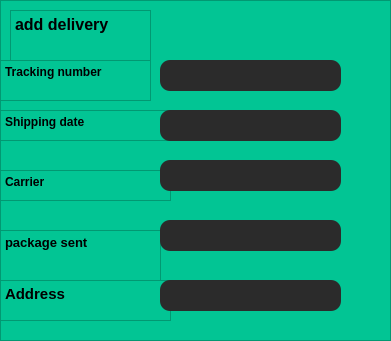
       <widget class="QFrame" name="frame_7">
        <property name="geometry">
         <rect>
          <x>850</x>
          <y>60</y>
          <width>391</width>
          <height>341</height>
         </rect>
        </property>
        <property name="styleSheet">
         <string notr="true">
background-color: rgb(2, 197, 148);</string>
        </property>
        <property name="frameShape">
         <enum>QFrame::Shape::StyledPanel</enum>
        </property>
        <property name="frameShadow">
         <enum>QFrame::Shadow::Raised</enum>
        </property>
        <widget class="QTextEdit" name="textEdit_26">
         <property name="geometry">
          <rect>
           <x>10</x>
           <y>10</y>
           <width>141</width>
           <height>61</height>
          </rect>
         </property>
         <property name="html">
          <string>&lt;!DOCTYPE HTML PUBLIC &quot;-//W3C//DTD HTML 4.0//EN&quot; &quot;http://www.w3.org/TR/REC-html40/strict.dtd&quot;&gt;
&lt;html&gt;&lt;head&gt;&lt;meta name=&quot;qrichtext&quot; content=&quot;1&quot; /&gt;&lt;meta charset=&quot;utf-8&quot; /&gt;&lt;style type=&quot;text/css&quot;&gt;
p, li { white-space: pre-wrap; }
hr { height: 1px; border-width: 0; }
li.unchecked::marker { content: &quot;\2610&quot;; }
li.checked::marker { content: &quot;\2612&quot;; }
&lt;/style&gt;&lt;/head&gt;&lt;body style=&quot; font-family:'Segoe UI'; font-size:9pt; font-weight:400; font-style:normal;&quot;&gt;
&lt;p style=&quot; margin-top:0px; margin-bottom:0px; margin-left:0px; margin-right:0px; -qt-block-indent:0; text-indent:0px;&quot;&gt;&lt;span style=&quot; font-size:12pt; font-weight:700; color:#000000;&quot;&gt;add delivery&lt;/span&gt;&lt;/p&gt;&lt;/body&gt;&lt;/html&gt;</string>
         </property>
        </widget>
        <widget class="QTextEdit" name="textEdit_27">
         <property name="geometry">
          <rect>
           <x>0</x>
           <y>230</y>
           <width>161</width>
           <height>61</height>
          </rect>
         </property>
         <property name="styleSheet">
          <string notr="true">color: rgb(0, 0, 0);</string>
         </property>
         <property name="html">
          <string>&lt;!DOCTYPE HTML PUBLIC &quot;-//W3C//DTD HTML 4.0//EN&quot; &quot;http://www.w3.org/TR/REC-html40/strict.dtd&quot;&gt;
&lt;html&gt;&lt;head&gt;&lt;meta name=&quot;qrichtext&quot; content=&quot;1&quot; /&gt;&lt;meta charset=&quot;utf-8&quot; /&gt;&lt;style type=&quot;text/css&quot;&gt;
p, li { white-space: pre-wrap; }
hr { height: 1px; border-width: 0; }
li.unchecked::marker { content: &quot;\2610&quot;; }
li.checked::marker { content: &quot;\2612&quot;; }
&lt;/style&gt;&lt;/head&gt;&lt;body style=&quot; font-family:'Segoe UI'; font-size:9pt; font-weight:400; font-style:normal;&quot;&gt;
&lt;p style=&quot; margin-top:0px; margin-bottom:0px; margin-left:0px; margin-right:0px; -qt-block-indent:0; text-indent:0px;&quot;&gt;&lt;span style=&quot; font-size:10pt; font-weight:700; color:#000000;&quot;&gt;package sent&lt;/span&gt;&lt;/p&gt;
&lt;p style=&quot;-qt-paragraph-type:empty; margin-top:0px; margin-bottom:0px; margin-left:0px; margin-right:0px; -qt-block-indent:0; text-indent:0px; font-size:10pt; font-weight:700; color:#000000;&quot;&gt;&lt;br /&gt;&lt;/p&gt;&lt;/body&gt;&lt;/html&gt;</string>
         </property>
        </widget>
        <widget class="QTextEdit" name="textEdit_28">
         <property name="geometry">
          <rect>
           <x>0</x>
           <y>170</y>
           <width>171</width>
           <height>31</height>
          </rect>
         </property>
         <property name="html">
          <string>&lt;!DOCTYPE HTML PUBLIC &quot;-//W3C//DTD HTML 4.0//EN&quot; &quot;http://www.w3.org/TR/REC-html40/strict.dtd&quot;&gt;
&lt;html&gt;&lt;head&gt;&lt;meta name=&quot;qrichtext&quot; content=&quot;1&quot; /&gt;&lt;meta charset=&quot;utf-8&quot; /&gt;&lt;style type=&quot;text/css&quot;&gt;
p, li { white-space: pre-wrap; }
hr { height: 1px; border-width: 0; }
li.unchecked::marker { content: &quot;\2610&quot;; }
li.checked::marker { content: &quot;\2612&quot;; }
&lt;/style&gt;&lt;/head&gt;&lt;body style=&quot; font-family:'Segoe UI'; font-size:9pt; font-weight:400; font-style:normal;&quot;&gt;
&lt;p style=&quot; margin-top:0px; margin-bottom:0px; margin-left:0px; margin-right:0px; -qt-block-indent:0; text-indent:0px;&quot;&gt;&lt;span style=&quot; font-weight:700; color:#000000;&quot;&gt;Carrier&lt;/span&gt;&lt;/p&gt;&lt;/body&gt;&lt;/html&gt;</string>
         </property>
        </widget>
        <widget class="QTextEdit" name="textEdit_29">
         <property name="geometry">
          <rect>
           <x>0</x>
           <y>110</y>
           <width>171</width>
           <height>31</height>
          </rect>
         </property>
         <property name="html">
          <string>&lt;!DOCTYPE HTML PUBLIC &quot;-//W3C//DTD HTML 4.0//EN&quot; &quot;http://www.w3.org/TR/REC-html40/strict.dtd&quot;&gt;
&lt;html&gt;&lt;head&gt;&lt;meta name=&quot;qrichtext&quot; content=&quot;1&quot; /&gt;&lt;meta charset=&quot;utf-8&quot; /&gt;&lt;style type=&quot;text/css&quot;&gt;
p, li { white-space: pre-wrap; }
hr { height: 1px; border-width: 0; }
li.unchecked::marker { content: &quot;\2610&quot;; }
li.checked::marker { content: &quot;\2612&quot;; }
&lt;/style&gt;&lt;/head&gt;&lt;body style=&quot; font-family:'Segoe UI'; font-size:9pt; font-weight:400; font-style:normal;&quot;&gt;
&lt;p style=&quot; margin-top:0px; margin-bottom:0px; margin-left:0px; margin-right:0px; -qt-block-indent:0; text-indent:0px;&quot;&gt;&lt;span style=&quot; font-weight:700; color:#000000;&quot;&gt;Shipping date&lt;/span&gt;&lt;/p&gt;&lt;/body&gt;&lt;/html&gt;</string>
         </property>
        </widget>
        <widget class="QTextEdit" name="textEdit_30">
         <property name="geometry">
          <rect>
           <x>0</x>
           <y>60</y>
           <width>151</width>
           <height>41</height>
          </rect>
         </property>
         <property name="html">
          <string>&lt;!DOCTYPE HTML PUBLIC &quot;-//W3C//DTD HTML 4.0//EN&quot; &quot;http://www.w3.org/TR/REC-html40/strict.dtd&quot;&gt;
&lt;html&gt;&lt;head&gt;&lt;meta name=&quot;qrichtext&quot; content=&quot;1&quot; /&gt;&lt;meta charset=&quot;utf-8&quot; /&gt;&lt;style type=&quot;text/css&quot;&gt;
p, li { white-space: pre-wrap; }
hr { height: 1px; border-width: 0; }
li.unchecked::marker { content: &quot;\2610&quot;; }
li.checked::marker { content: &quot;\2612&quot;; }
&lt;/style&gt;&lt;/head&gt;&lt;body style=&quot; font-family:'Segoe UI'; font-size:9pt; font-weight:400; font-style:normal;&quot;&gt;
&lt;p style=&quot; margin-top:0px; margin-bottom:0px; margin-left:0px; margin-right:0px; -qt-block-indent:0; text-indent:0px;&quot;&gt;&lt;span style=&quot; font-weight:700; color:#000000;&quot;&gt;Tracking number&lt;/span&gt;&lt;/p&gt;&lt;/body&gt;&lt;/html&gt;</string>
         </property>
        </widget>
        <widget class="QTextEdit" name="textEdit_31">
         <property name="geometry">
          <rect>
           <x>0</x>
           <y>280</y>
           <width>171</width>
           <height>41</height>
          </rect>
         </property>
         <property name="html">
          <string>&lt;!DOCTYPE HTML PUBLIC &quot;-//W3C//DTD HTML 4.0//EN&quot; &quot;http://www.w3.org/TR/REC-html40/strict.dtd&quot;&gt;
&lt;html&gt;&lt;head&gt;&lt;meta name=&quot;qrichtext&quot; content=&quot;1&quot; /&gt;&lt;meta charset=&quot;utf-8&quot; /&gt;&lt;style type=&quot;text/css&quot;&gt;
p, li { white-space: pre-wrap; }
hr { height: 1px; border-width: 0; }
li.unchecked::marker { content: &quot;\2610&quot;; }
li.checked::marker { content: &quot;\2612&quot;; }
&lt;/style&gt;&lt;/head&gt;&lt;body style=&quot; font-family:'Segoe UI'; font-size:9pt; font-weight:400; font-style:normal;&quot;&gt;
&lt;p style=&quot; margin-top:0px; margin-bottom:0px; margin-left:0px; margin-right:0px; -qt-block-indent:0; text-indent:0px;&quot;&gt;&lt;span style=&quot; font-size:11pt; font-weight:700; color:#000000;&quot;&gt;Address&lt;/span&gt;&lt;/p&gt;&lt;/body&gt;&lt;/html&gt;</string>
         </property>
        </widget>
        <widget class="QTextEdit" name="textEdit_32">
         <property name="geometry">
          <rect>
           <x>0</x>
           <y>380</y>
           <width>71</width>
           <height>31</height>
          </rect>
         </property>
         <property name="html">
          <string>&lt;!DOCTYPE HTML PUBLIC &quot;-//W3C//DTD HTML 4.0//EN&quot; &quot;http://www.w3.org/TR/REC-html40/strict.dtd&quot;&gt;
&lt;html&gt;&lt;head&gt;&lt;meta name=&quot;qrichtext&quot; content=&quot;1&quot; /&gt;&lt;meta charset=&quot;utf-8&quot; /&gt;&lt;style type=&quot;text/css&quot;&gt;
p, li { white-space: pre-wrap; }
hr { height: 1px; border-width: 0; }
li.unchecked::marker { content: &quot;\2610&quot;; }
li.checked::marker { content: &quot;\2612&quot;; }
&lt;/style&gt;&lt;/head&gt;&lt;body style=&quot; font-family:'Segoe UI'; font-size:9pt; font-weight:400; font-style:normal;&quot;&gt;
&lt;p style=&quot; margin-top:0px; margin-bottom:0px; margin-left:0px; margin-right:0px; -qt-block-indent:0; text-indent:0px;&quot;&gt;&lt;span style=&quot; font-size:11pt; font-weight:700; color:#ffffff;&quot;&gt;Type&lt;/span&gt;&lt;/p&gt;&lt;/body&gt;&lt;/html&gt;</string>
         </property>
        </widget>
        <widget class="QLineEdit" name="lineEdit_8">
         <property name="geometry">
          <rect>
           <x>160</x>
           <y>60</y>
           <width>181</width>
           <height>31</height>
          </rect>
         </property>
         <property name="styleSheet">
          <string notr="true">background-color: rgb(255, 255, 255);
background-color: rgb(43, 43, 43);
border-radius:10px;</string>
         </property>
        </widget>
        <widget class="QLineEdit" name="lineEdit_9">
         <property name="geometry">
          <rect>
           <x>160</x>
           <y>160</y>
           <width>181</width>
           <height>31</height>
          </rect>
         </property>
         <property name="styleSheet">
          <string notr="true">background-color: rgb(43, 43, 43);
border-radius:10px;</string>
         </property>
        </widget>
        <widget class="QLineEdit" name="lineEdit_10">
         <property name="geometry">
          <rect>
           <x>160</x>
           <y>110</y>
           <width>181</width>
           <height>31</height>
          </rect>
         </property>
         <property name="styleSheet">
          <string notr="true">background-color: rgb(43, 43, 43);
border-radius:10px;</string>
         </property>
        </widget>
        <widget class="QLineEdit" name="lineEdit_11">
         <property name="geometry">
          <rect>
           <x>160</x>
           <y>280</y>
           <width>181</width>
           <height>31</height>
          </rect>
         </property>
         <property name="styleSheet">
          <string notr="true">background-color: rgb(43, 43, 43);
border-radius:10px;</string>
         </property>
        </widget>
        <widget class="QLineEdit" name="lineEdit_12">
         <property name="geometry">
          <rect>
           <x>160</x>
           <y>220</y>
           <width>181</width>
           <height>31</height>
          </rect>
         </property>
         <property name="styleSheet">
          <string notr="true">background-color: rgb(43, 43, 43);
border-radius:10px;</string>
         </property>
        </widget>
        <widget class="QComboBox" name="comboBox_2">
         <property name="geometry">
          <rect>
           <x>90</x>
           <y>420</y>
           <width>82</width>
           <height>28</height>
          </rect>
         </property>
         <property name="styleSheet">
          <string notr="true">background-color: rgb(255, 255, 255);</string>
         </property>
         <item>
          <property name="text">
           <string>Particulier</string>
          </property>
         </item>
         <item>
          <property name="text">
           <string>Entreprise</string>
          </property>
         </item>
        </widget>
       </widget>
